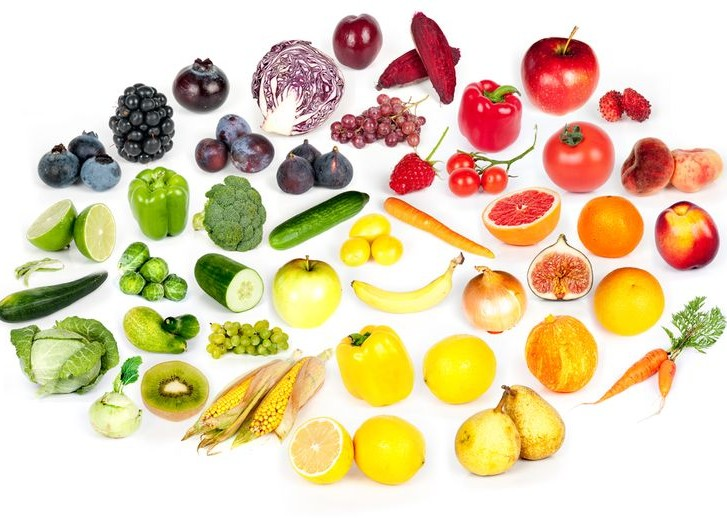
#> input picture fruits_vegs.jpg, 727 x 522 px, found by its file name
$ python lab2.py
#> lines starting #> are read from the running program, lines starting #| are printed output that depends on the picture
import cv2
import numpy as np


def show_res(frame_name, res):
    cv2.imshow(frame_name, res)
    cv2.waitKey(0)
    cv2.destroyAllWindows()


# загрузка изображения
image = cv2.imread("D:/cv_projects/lab2/fruits_vegs.jpg")
#> image is the input picture: shape (522, 727, 3); mean B, G, R 172.6, 207, 224.8

show_res("Original Image", image)

# задаем количество кластеров
k = int(input("Введите количество кластеров (k): "))
#> the answer given: 3

# приведение формы изображения к двумерному массиву пикселей
pixel_values = image.reshape((-1, 3))
pixel_values = np.float32(pixel_values)  # преобразование во float

# определение критериев завершения и выполнение алгоритма k-средних
criteria_end = (cv2.TERM_CRITERIA_EPS + cv2.TERM_CRITERIA_MAX_ITER, 100, 0.2)
_, labels, centers = cv2.kmeans(
    pixel_values, k, None, criteria_end, 10, cv2.KMEANS_RANDOM_CENTERS
)
#> centers = [[53.55, 80.96, 123.2], [243.4, 248.8, 250.6], [72.02, 186.3, 229.1]]

# преобразование центров обратно в uint8
centers = np.uint8(centers)
#> centers = [[53, 80, 123], [243, 248, 250], [72, 186, 229]]

# создание итогового изображения, где каждый пиксель имеет цвет соответствующего кластера
final_image = centers[labels.flatten()]  # делаем из labels одномерный массив
final_image = final_image.reshape(image.shape)
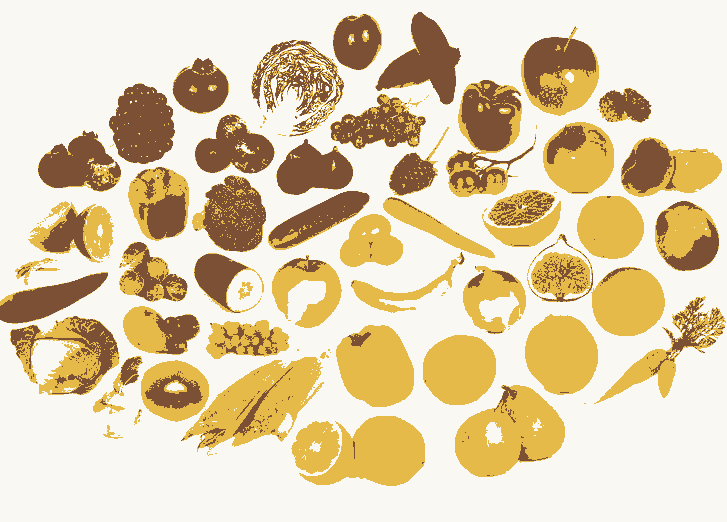
#> final_image: shape (522, 727, 3); mean B, G, R 172.4, 206.4, 224.6

# отображение итогового изображения
show_res("Final Image", final_image)
